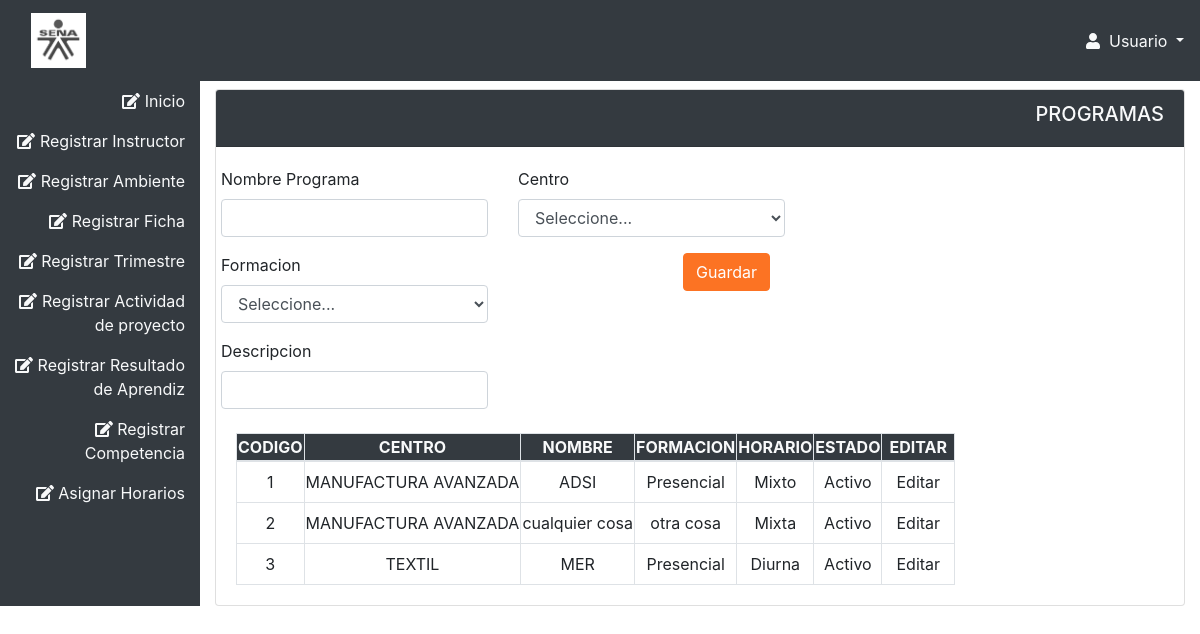
The app's page /sishorario/programa/index with its own data.
### tables this page shows
CREATE TABLE `programa` (
  `idPrograma` int(11) NOT NULL,
  `idCentro` int(11) DEFAULT NULL,
  `nombre` varchar(100) DEFAULT NULL,
  `tipoFormacion` varchar(40) DEFAULT NULL,
  `horario` varchar(45) DEFAULT NULL,
  `estado` varchar(30) DEFAULT NULL
);

CREATE TABLE `centro` (
  `idCentro` int(11) NOT NULL,
  `idSede` int(11) DEFAULT NULL,
  `nombre` varchar(45) DEFAULT NULL,
  `direccion` varchar(45) DEFAULT NULL,
  `telefono` varchar(20) DEFAULT NULL,
  `correo` varchar(45) DEFAULT NULL,
  `director` varchar(45) DEFAULT NULL,
  `estado` varchar(30) DEFAULT NULL
);

### sishorario/application/Controller/ProgramaController.php (called while the page is built, shortened)
<?php
class programaController{
	public function index($mensaje = null, $textoMensaje = null){
		$programa = new programa();
		$allPrograms = $programa->listarProgramas();
		require APP . 'view/_templates/header.php';
		require APP . 'view/programa/index.php';
	}
	}
	?>

### sishorario/public/index.php (called while the page is built, shortened)
<?php
$app = new Application();

### sishorario/application/Core/Model.php (called while the page is built, shortened)
<?php
class Model
{
    private function openDatabaseConnection()
    {
        $options = array(PDO::ATTR_DEFAULT_FETCH_MODE => PDO::FETCH_OBJ, PDO::ATTR_ERRMODE => PDO::ERRMODE_WARNING);
        if (DB_TYPE == "pgsql") {
            $databaseEncodingenc = " options='--client_encoding=" . DB_CHARSET . "'";
        } else {
            $databaseEncodingenc = "; charset=" . DB_CHARSET;
        }
        $this->db = new PDO(DB_TYPE . ':host=' . DB_HOST . ';dbname=' . DB_NAME . $databaseEncodingenc, DB_USER, DB_PASS, $options);
    }
}

### sishorario/application/Model/programa.php (called while the page is built, shortened)
<?php
class programa extends Model
{
    public function listarProgramas()
    {
        $sql = 'SELECT P.idPrograma, C.nombre AS centro, P.nombre, P.tipoFormacion, P.horario, P.estado
                FROM `programa` AS P
                INNER JOIN centro AS C ON C.idCentro = P.idCentro';
        $query = $this->db->prepare($sql);
        $query->execute();
        return $query->fetchAll();
    }
}
?>

### sishorario/application/view/programa/index.php (the view, shortened to what this page needs)
<!DOCTYPE html>
<html lang="es">
<head>
    <link rel="stylesheet" type="text/css" href="<?php echo URL; ?>css/bootstrap.css">
    <link rel="stylesheet" type="text/css" href="<?php echo URL; ?>css/all.css">
    <link rel="stylesheet" type="text/css" href="<?php echo URL; ?>css/estilo.css">
</head>
<body>
    <nav class="navbar navbar-expand-lg navbar-light bg-dark">
        <a class="text-light navbar-brand" href="index.html"><img class="col-sm-4 img-fluid" src="<?php echo URL; ?>img/descarga.png"></a>
        <div class="collapse navbar-collapse" id="navbarSupportedContent">
            <ul class="navbar-nav my-2 my-lg-0">
                <div class="btn-group">
                    <a class="text-light activate dropdown-toggle" data-toggle="dropdown" aria-haspopup="true" aria-expanded="false"><i class="fas fa-user"></i>&nbsp;
            Usuario
        </a>
                </div>
            </ul>
        </div>
    </nav>
    <section class="container-fluid">
        <div class="row">
            <aside class="col-sm-2 bg-dark">
                <div class="mt-2 text-right">
                    <p><a class="text-light"  href="<?php echo URL; ?>home/index"><i class="fas fa-edit" ></i>&nbsp;Inicio</a></p>
          <p><a class="text-light"  href="<?php echo URL; ?>usuario/index"><i class="fas fa-edit" ></i>&nbsp;Registrar Instructor</a></p>
          <p><a class="text-light" href="<?php echo URL; ?>ambiente/index"><i class="fas fa-edit"  ></i>&nbsp;Registrar Ambiente</a></p>
          <p><a class="text-light"  href="<?php echo URL; ?>ficha/index"><i class="fas fa-edit" ></i>&nbsp;Registrar Ficha</a></p>
          <p><a class="text-light"  href="<?php echo URL; ?>trimestre/index"><i class="fas fa-edit" ></i>&nbsp;Registrar Trimestre</a></p>
          <p><a class="text-light"  href="<?php echo URL; ?>proyecto/index"><i class="fas fa-edit"  ></i>&nbsp;Registrar Actividad de proyecto</a></p>
          <p><a class="text-light"  href="<?php echo URL; ?>resulta/index"><i class="fas fa-edit" ></i>&nbsp;Registrar Resultado de Aprendiz</a></p>
          <p><a class="text-light"  href="<?php echo URL; ?>competencia/index"><i class="fas fa-edit" ></i>&nbsp;Registrar Competencia</a></p>
          <p><a class="text-light"  href="<?php echo URL; ?>asignarhorario/index"><i class="fas fa-edit" ></i>&nbsp;Asignar Horarios</a></p>
                </div>
            </aside>
            <section class="col-sm-10">
                <div class="card mt-2">
                    <div class="card-header text-right bg-dark">
                        <h5 class="text-light">PROGRAMAS</h5>
                    </div>
                    <div class="card-body row">
                        <form method="POST" action="<?php echo URL; ?>programa/IngresarPrograma" enctype="multipart/form-data">
                            <div class="tab-content" id="myTabContent">
                                <div class="tab-pane fade show active" id="home" role="tabpanel" aria-labelledby="home-tab">
                                    <div class="row register-form">
                                        <div class="col-md-6">
                                            <div class="form-group">
                                                <label>Nombre Programa</label>
                                                <input type="text" id="P_nombreprog" name="nombreprog" class="form-control" />
                                            </div>
                                            <div class="form-group">
                                                <label>Formacion</label>
                                                <select type="select" id="tipoFormacion" name="tipoFormacion" class="form-control">
                                                    <option>Seleccione...</option>
                                                </select>
                                            </div>
                                            <div class="form-group">
                                                <label>Descripcion</label>
                                                <input type="text" id="descripcion" name="descripcion" class="form-control" />
                                            </div>
                                        </div>
                                        <div class="col-md-6">
                                            <div class="form-group">
                                                <label>Centro</label>
                                                <select type="select" id="idCentro" name="idCentro" class="form-control">
                                                    <option>Seleccione...</option>
                                                </select>
                                            </div>
                                            <div class="form-group col-sm-12 text-right">
                                                <button class="btn-primary btn" type="submit" id="BtnIngresarP" name="BtnIngresarP">Guardar</button>
                                            </div>
                                        </div>
                                    </div>
                                </div>
                            </div>
                        </form>
                        <div class="col-sm-12 mt-2">
                            <div class="table-responsive">
                                <table class="table-bordered text-center">
                                    <thead class="text-center text-light bg-dark px-2">
                                        <tr>
                                            <th>CODIGO</th>
                                            <th>CENTRO</th>
                                            <th>NOMBRE</th>
                                            <th>FORMACION</th>
                                            <th>HORARIO</th>
                                            <th>ESTADO</th>
                                            <th>EDITAR</th>
                                        </tr>
                                    </thead>
                                    <tbody>
                                        <?php foreach ($allPrograms as $allProgram) { ?>
                                            <tr>
                                                <td>
                                                    <?php if (isset($allProgram->idPrograma)) echo htmlspecialchars($allProgram->idPrograma, ENT_QUOTES, 'UTF-8'); ?>
                                                </td>
                                                <td>
                                                    <?php if (isset($allProgram->centro)) echo htmlspecialchars($allProgram->centro, ENT_QUOTES, 'UTF-8'); ?>
                                                </td>
                                                <td>
                                                    <?php if (isset($allProgram->nombre)) echo htmlspecialchars($allProgram->nombre, ENT_QUOTES, 'UTF-8'); ?>
                                                </td>
                                                <td>
                                                    <?php if (isset($allProgram->tipoFormacion)) echo htmlspecialchars($allProgram->tipoFormacion, ENT_QUOTES, 'UTF-8'); ?>
                                                </td>
                                                <td>
                                                    <?php if (isset($allProgram->horario)) echo htmlspecialchars($allProgram->horario, ENT_QUOTES, 'UTF-8'); ?>
                                                </td>
                                                <td>
                                                    <?php if (isset($allProgram->estado)) echo htmlspecialchars($allProgram->estado, ENT_QUOTES, 'UTF-8'); ?>
                                                </td>
                                                <td><a class="btn btn-default" href="<?php echo URL . 'programa/Editar/' . htmlspecialchars($allProgram->idPrograma, ENT_QUOTES, 'UTF-8'); ?>">Editar</a></td>
                                            </tr>
                                            <?php } ?>
                                    </tbody>
                                </table>
                            </div>
                        </div>
                    </div>
                </div>
            </section>
        </div>
    </section>
</body>
</html>

### sishorario/public/css/all.css (style rules this page uses)
.fa-edit:before { content: "\f044"; }
.fa-user:before { content: "\f007"; }

### records on screen
programa: idPrograma "1", idCentro.nombre "MANUFACTURA AVANZADA", nombre "ADSI", tipoFormacion "Presencial", horario "Mixto", estado "Activo"
programa: idPrograma "2", idCentro.nombre "MANUFACTURA AVANZADA", nombre "cualquier cosa", tipoFormacion "otra cosa", horario "Mixta", estado "Activo"
programa: idPrograma "3", idCentro.nombre "TEXTIL", nombre "MER", tipoFormacion "Presencial", horario "Diurna", estado "Activo"
